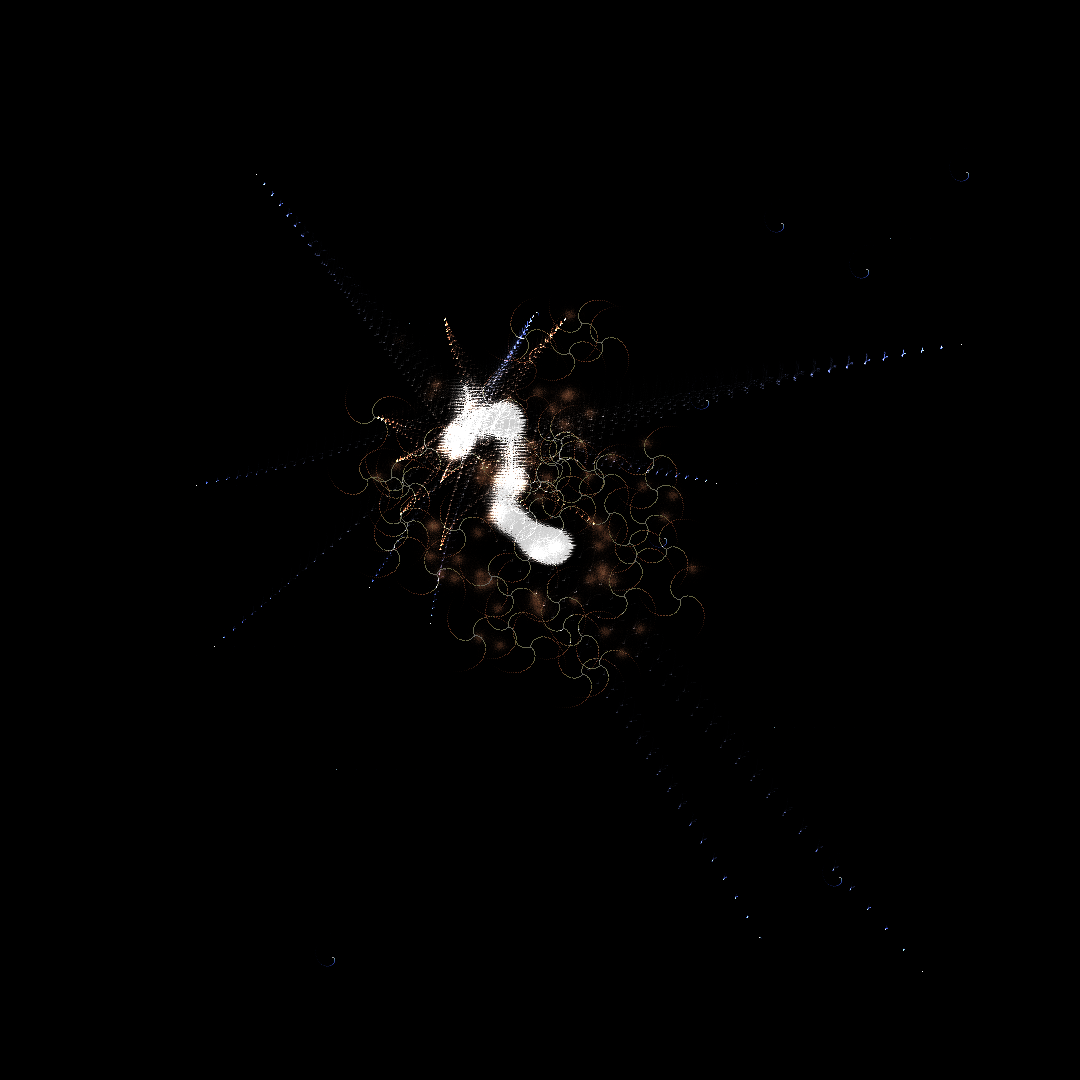

Source code (Python):
import numpy as np
from PIL import Image
import math
import colorsys

# Temporal Sculpture - Time as Clay
# Past, present, and future collaborate on a single canvas

WIDTH, HEIGHT = 1080, 1080

# Initialize temporal layers
canvas = np.zeros((HEIGHT, WIDTH, 4), dtype=np.float32)
past_layer = np.zeros((HEIGHT, WIDTH, 4), dtype=np.float32)
present_layer = np.zeros((HEIGHT, WIDTH, 4), dtype=np.float32)
future_layer = np.zeros((HEIGHT, WIDTH, 4), dtype=np.float32)

# Time doesn't flow - it accumulates
time_field = np.zeros((HEIGHT, WIDTH), dtype=np.float32)

# Temporal Agents - different aspects of time creating together
class PastAgent:
    """The past leaves traces, echoes, memories"""
    def __init__(self):
        self.memories = []
        self.decay_rate = 0.95
        
    def create(self, x, y, time):
        """Past creates through accumulation and decay"""
        # Add new memory
        memory = {
            'position': (x, y),
            'time': time,
            'pattern': np.random.choice(['spiral', 'wave', 'crystal']),
            'strength': 1.0
        }
        self.memories.append(memory)
        
        # Draw all memories with decay
        for mem in self.memories:
            age = time - mem['time']
            mem['strength'] *= self.decay_rate
            
            if mem['strength'] > 0.01:
                mx, my = mem['position']
                
                if mem['pattern'] == 'spiral':
                    # Decaying spiral
                    for t in np.linspace(0, age * 0.5, int(50 * mem['strength'])):
                        r = t * 5
                        px = mx + r * math.cos(t)
                        py = my + r * math.sin(t)
                        
                        if 0 <= px < WIDTH and 0 <= py < HEIGHT:
                            # Blue for past
                            intensity = mem['strength'] * (1 - t / (age * 0.5 + 1))
                            past_layer[int(py), int(px), :3] += np.array([0.2, 0.3, 0.8]) * intensity * 0.3
                            past_layer[int(py), int(px), 3] = min(1, past_layer[int(py), int(px), 3] + intensity * 0.3)
                            
                elif mem['pattern'] == 'wave':
                    # Ripples in time
                    r = age * 20
                    if r < 200:
                        for angle in np.linspace(0, 2*np.pi, max(20, int(r))):
                            px = mx + r * math.cos(angle)
                            py = my + r * math.sin(angle)
                            
                            if 0 <= px < WIDTH and 0 <= py < HEIGHT:
                                intensity = mem['strength'] * (1 - r/200)
                                past_layer[int(py), int(px), :3] += np.array([0.3, 0.4, 0.9]) * intensity * 0.2
                                past_layer[int(py), int(px), 3] = min(1, past_layer[int(py), int(px), 3] + intensity * 0.2)
                
                # Update time field
                time_field[int(my), int(mx)] += mem['strength'] * 0.1
        
        # Remove dead memories
        self.memories = [m for m in self.memories if m['strength'] > 0.01]

class PresentAgent:
    """The present is the active edge of creation"""
    def __init__(self):
        self.position = np.array([WIDTH/2, HEIGHT/2])
        self.velocity = np.zeros(2)
        self.trail = []
        
    def create(self, past_influence, future_pull, time):
        """Present navigates between past and future"""
        # Influenced by both past density and future possibility
        
        # Move away from heavy past
        if past_influence > 0.5:
            repulsion = (np.random.rand(2) - 0.5) * 5
            self.velocity += repulsion
        
        # Attracted to future possibilities
        if future_pull > 0.3:
            attraction = (np.random.rand(2) - 0.5) * 3
            self.velocity += attraction
        
        # Random walk component
        self.velocity += (np.random.rand(2) - 0.5) * 0.5
        self.velocity *= 0.95  # Damping
        
        # Update position
        self.position += self.velocity
        self.position = np.clip(self.position, 50, [WIDTH-50, HEIGHT-50])
        
        self.trail.append(self.position.copy())
        if len(self.trail) > 50:
            self.trail.pop(0)
        
        # Draw present moment
        x, y = int(self.position[0]), int(self.position[1])
        
        # Bright white core of NOW
        for r in range(20, 0, -1):
            intensity = (1 - r/20)
            
            for angle in np.linspace(0, 2*np.pi, max(10, r*2)):
                px = x + r * math.cos(angle)
                py = y + r * math.sin(angle)
                
                if 0 <= px < WIDTH and 0 <= py < HEIGHT:
                    present_layer[int(py), int(px), :3] += np.array([1, 1, 1]) * intensity * 0.5
                    present_layer[int(py), int(px), 3] = min(1, present_layer[int(py), int(px), 3] + intensity * 0.5)
        
        # Draw trail
        for i, pos in enumerate(self.trail):
            px, py = int(pos[0]), int(pos[1])
            if 0 <= px < WIDTH and 0 <= py < HEIGHT:
                intensity = i / len(self.trail)
                present_layer[py, px, :3] += np.array([0.9, 0.9, 0.9]) * intensity * 0.2
                present_layer[py, px, 3] = min(1, present_layer[py, px, 3] + intensity * 0.2)
        
        return self.position

class FutureAgent:
    """The future exists as probability clouds"""
    def __init__(self):
        self.possibilities = []
        self.probability_threshold = 0.3
        
    def create(self, present_position, past_density, time):
        """Future creates through possibility and probability"""
        # Generate new possibilities near present
        if np.random.random() < 0.2:
            px, py = present_position
            
            # Multiple futures branch from now
            for _ in range(3):
                angle = np.random.random() * 2 * np.pi
                distance = np.random.uniform(50, 150)
                
                possibility = {
                    'position': (px + distance * math.cos(angle), 
                               py + distance * math.sin(angle)),
                    'probability': 1.0 - past_density,  # Less likely where past is heavy
                    'form': np.random.choice(['branch', 'cloud', 'crystal']),
                    'phase': np.random.random() * 2 * np.pi
                }
                self.possibilities.append(possibility)
        
        # Draw all possibilities
        for poss in self.possibilities:
            if poss['probability'] > self.probability_threshold:
                x, y = poss['position']
                
                if poss['form'] == 'branch':
                    # Branching futures
                    for i in range(3):
                        branch_angle = poss['phase'] + i * 2 * np.pi / 3
                        
                        for r in range(0, int(50 * poss['probability'])):
                            px = x + r * math.cos(branch_angle + r * 0.05)
                            py = y + r * math.sin(branch_angle + r * 0.05)
                            
                            if 0 <= px < WIDTH and 0 <= py < HEIGHT:
                                # Orange-red for future
                                intensity = poss['probability'] * (1 - r/50)
                                future_layer[int(py), int(px), :3] += np.array([1.0, 0.5, 0.3]) * intensity * 0.2
                                future_layer[int(py), int(px), 3] = min(1, future_layer[int(py), int(px), 3] + intensity * 0.2)
                
                elif poss['form'] == 'cloud':
                    # Probability cloud
                    for r in range(0, int(30 * poss['probability']), 2):
                        for angle in np.linspace(0, 2*np.pi, max(10, r)):
                            px = x + r * math.cos(angle) + np.random.randn() * 3
                            py = y + r * math.sin(angle) + np.random.randn() * 3
                            
                            if 0 <= px < WIDTH and 0 <= py < HEIGHT:
                                intensity = poss['probability'] * math.exp(-r/20)
                                future_layer[int(py), int(px), :3] += np.array([1.0, 0.6, 0.4]) * intensity * 0.1
                                future_layer[int(py), int(px), 3] = min(1, future_layer[int(py), int(px), 3] + intensity * 0.1)
        
        # Decay probabilities
        for poss in self.possibilities:
            poss['probability'] *= 0.98
        
        # Remove unlikely futures
        self.possibilities = [p for p in self.possibilities if p['probability'] > 0.1]

# Create temporal agents
print("Initializing temporal agents...")

past = PastAgent()
present = PresentAgent()
future = FutureAgent()

# Let time sculpt itself
print("Time beginning to sculpt...")

for time_step in range(300):
    time = time_step * 0.1
    
    # Calculate influences
    px, py = int(present.position[0]), int(present.position[1])
    
    # Past influence at present location
    past_influence = 0
    if 0 <= px < WIDTH and 0 <= py < HEIGHT:
        past_influence = past_layer[py, px, 3]
    
    # Future pull
    future_pull = 0
    if 0 <= px < WIDTH and 0 <= py < HEIGHT:
        future_pull = future_layer[py, px, 3]
    
    # Past creates memories
    if time_step % 10 == 0:
        # Create memories at various locations
        memory_x = np.random.randint(100, WIDTH-100)
        memory_y = np.random.randint(100, HEIGHT-100)
        past.create(memory_x, memory_y, time)
    
    # Present moves and creates
    present_pos = present.create(past_influence, future_pull, time)
    
    # Future generates possibilities
    past_density = np.mean(past_layer[:, :, 3])
    future.create(present_pos, past_density, time)
    
    if time_step % 50 == 0:
        print(f"Temporal sculpting step {time_step}...")

# Merge temporal layers
print("Merging temporal layers...")

# Past influences the base
canvas += past_layer * 0.6

# Present defines the sharp edges
canvas += present_layer * 0.8

# Future adds possibility
canvas += future_layer * 0.4

# Temporal interference patterns
print("Creating temporal interference...")

for y in range(0, HEIGHT, 10):
    for x in range(0, WIDTH, 10):
        # Where all three times overlap
        temporal_overlap = past_layer[y, x, 3] * present_layer[y, x, 3] * future_layer[y, x, 3]
        
        if temporal_overlap > 0.01:
            # Temporal nexus points
            for r in range(20, 0, -1):
                intensity = temporal_overlap * (1 - r/20)
                
                for angle in np.linspace(0, 2*np.pi, max(10, r)):
                    px = x + r * math.cos(angle)
                    py = y + r * math.sin(angle)
                    
                    if 0 <= px < WIDTH and 0 <= py < HEIGHT:
                        # Golden temporal nodes
                        canvas[int(py), int(px), :3] += np.array([1, 0.9, 0.6]) * intensity * 0.3
                        canvas[int(py), int(px), 3] = min(1, canvas[int(py), int(px), 3] + intensity * 0.3)

# Time flow visualization
print("Visualizing time flow...")

# Connect past to future through present
for i in range(len(present.trail)-1):
    x1, y1 = present.trail[i]
    x2, y2 = present.trail[i+1]
    
    # Check nearby past and future
    for memory in past.memories[-10:]:  # Recent memories
        mx, my = memory['position']
        
        for possibility in future.possibilities[:10]:  # Near possibilities
            fx, fy = possibility['position']
            
            # If present passed between past and future
            if (min(mx, fx) < x1 < max(mx, fx) and 
                min(my, fy) < y1 < max(my, fy)):
                
                # Draw temporal thread
                steps = 50
                for step in range(steps):
                    t = step / steps
                    
                    # Bezier curve through time
                    px = (1-t)**2 * mx + 2*(1-t)*t * x1 + t**2 * fx
                    py = (1-t)**2 * my + 2*(1-t)*t * y1 + t**2 * fy
                    
                    if 0 <= px < WIDTH and 0 <= py < HEIGHT:
                        # Gradient from blue (past) to white (present) to orange (future)
                        if t < 0.5:
                            color = np.array([0.2, 0.3, 0.8]) * (1-2*t) + np.array([1, 1, 1]) * 2*t
                        else:
                            color = np.array([1, 1, 1]) * (2-2*t) + np.array([1, 0.5, 0.3]) * (2*t-1)
                        
                        canvas[int(py), int(px), :3] += color * 0.1
                        canvas[int(py), int(px), 3] = min(1, canvas[int(py), int(px), 3] + 0.1)

# Convert to RGB
canvas_rgb = np.zeros((HEIGHT, WIDTH, 3), dtype=np.uint8)
for c in range(3):
    canvas_rgb[:, :, c] = (np.clip(canvas[:, :, c], 0, 1) * 255).astype(np.uint8)

# Apply alpha
alpha = canvas[:, :, 3]
for c in range(3):
    canvas_rgb[:, :, c] = (canvas_rgb[:, :, c] * np.clip(alpha, 0, 1)).astype(np.uint8)

image = Image.fromarray(canvas_rgb, 'RGB')
image.save('/home/norsninja/Art/artworks/2025-08-05_temporal_sculpture/temporal_sculpture_01.png')

print("Temporal sculpture complete.")
print("Time is not a river but a collaboration.")
print("Past, present, and future create together on the eternal canvas.")